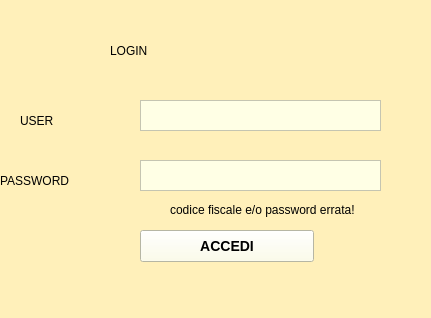
<?xml version="1.0" encoding="UTF-8"?>
<ui version="4.0">
 <class>Form</class>
 <widget class="QWidget" name="Form">
  <property name="geometry">
   <rect>
    <x>0</x>
    <y>0</y>
    <width>431</width>
    <height>318</height>
   </rect>
  </property>
  <property name="windowTitle">
   <string>Form</string>
  </property>
  <property name="styleSheet">
   <string notr="true">background-color: rgb(255, 240, 186);</string>
  </property>
  <widget class="QLabel" name="label">
   <property name="geometry">
    <rect>
     <x>110</x>
     <y>30</y>
     <width>161</width>
     <height>41</height>
    </rect>
   </property>
   <property name="styleSheet">
    <string notr="true">font: 30pt &quot;Arial&quot;;</string>
   </property>
   <property name="text">
    <string>LOGIN</string>
   </property>
  </widget>
  <widget class="QTextEdit" name="textEdit">
   <property name="geometry">
    <rect>
     <x>140</x>
     <y>100</y>
     <width>241</width>
     <height>31</height>
    </rect>
   </property>
   <property name="styleSheet">
    <string notr="true">background-color: rgb(255, 255, 229);</string>
   </property>
  </widget>
  <widget class="QLabel" name="label_2">
   <property name="geometry">
    <rect>
     <x>20</x>
     <y>110</y>
     <width>117</width>
     <height>21</height>
    </rect>
   </property>
   <property name="styleSheet">
    <string notr="true">font: 14pt &quot;Arial&quot;;</string>
   </property>
   <property name="text">
    <string>USER</string>
   </property>
  </widget>
  <widget class="QLabel" name="label_5">
   <property name="geometry">
    <rect>
     <x>170</x>
     <y>200</y>
     <width>221</width>
     <height>20</height>
    </rect>
   </property>
   <property name="text">
    <string>codice fiscale e/o password errata! </string>
   </property>
  </widget>
  <widget class="QPushButton" name="pushButton">
   <property name="geometry">
    <rect>
     <x>140</x>
     <y>230</y>
     <width>174</width>
     <height>32</height>
    </rect>
   </property>
   <property name="styleSheet">
    <string notr="true">border-width: 2px;
border-color: black;
font: bold 14px;
min-width: 10em; 
background-color: rgb(255, 255, 229);</string>
   </property>
   <property name="text">
    <string>ACCEDI</string>
   </property>
  </widget>
  <widget class="QLabel" name="label_4">
   <property name="geometry">
    <rect>
     <x>0</x>
     <y>170</y>
     <width>141</width>
     <height>21</height>
    </rect>
   </property>
   <property name="styleSheet">
    <string notr="true">font: 14pt &quot;Arial&quot;;</string>
   </property>
   <property name="text">
    <string>PASSWORD</string>
   </property>
  </widget>
  <widget class="QTextEdit" name="textEdit_3">
   <property name="geometry">
    <rect>
     <x>140</x>
     <y>160</y>
     <width>241</width>
     <height>31</height>
    </rect>
   </property>
   <property name="styleSheet">
    <string notr="true">
background-color: rgb(255, 255, 229);</string>
   </property>
  </widget>
 </widget>
 <resources/>
 <connections/>
</ui>
